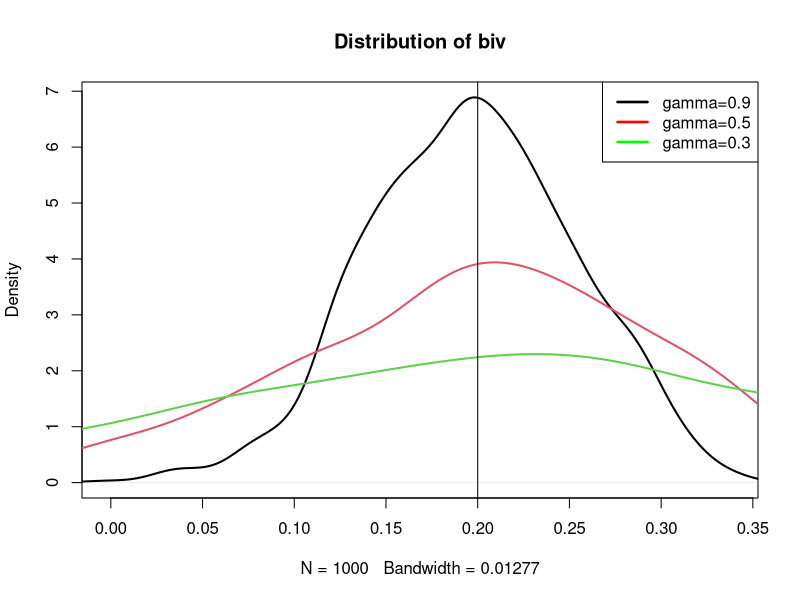

Generate this figure with R:


# Aplicación de Monte Carlo para Instrumentos Débiles --------

set.seed(123)
N <- 200   # Número de observaciones
R <- 1000  # Número de simulaciones

install.packages("AER")
library("AER")  # Librería para IV 
alpha <- 1      # Intercepto
sigu  <- 1      # Error de medida en y
sige  <- 0.1    # Monto de error de medida en e
gamma <- 1      # Instrumento fuerte
rho   <- 0.5    # Correlación entre errores
beta  <- 0.2    # Pendiente
theta <- 0.5    # Constante
z <- 5*runif(N) # Instrumento

# Problema de Instrumento Débil ----

gamma <- c(0.3, 0.5, 0.9)
biv <- matrix(NA, R, length(gamma))
for (j in 1:length(gamma)) {
  ga <- gamma[j]
  for (i in 1:R) {
    u <- rnorm(N, sigu)
    x <- alpha + ga*z + rho*u + rnorm(N, 0 , sige)
    y <- theta + beta*x + u
    iv <- ivreg(y ~ x | z)
    biv[i,j] <- iv$coef["x"]
  }
}

d1 <- density(biv[,1])
d2 <- density(biv[,2])
d3 <- density(biv[,3])

plot(d3, main="Distribution of biv", 
        lwd =2, col=1, xlim=range(biv[,3]))
lines(d2, lwd=2, col=2)
lines(d1, lwd=2, col=3)
abline(v=beta, col="black")
legend("topright",
       c("gamma=0.9", "gamma=0.5", "gamma=0.3"),
       lty=c(1,1,1),
       lwd=c(2.5,2.5), col=c("black", "red", "green"))
